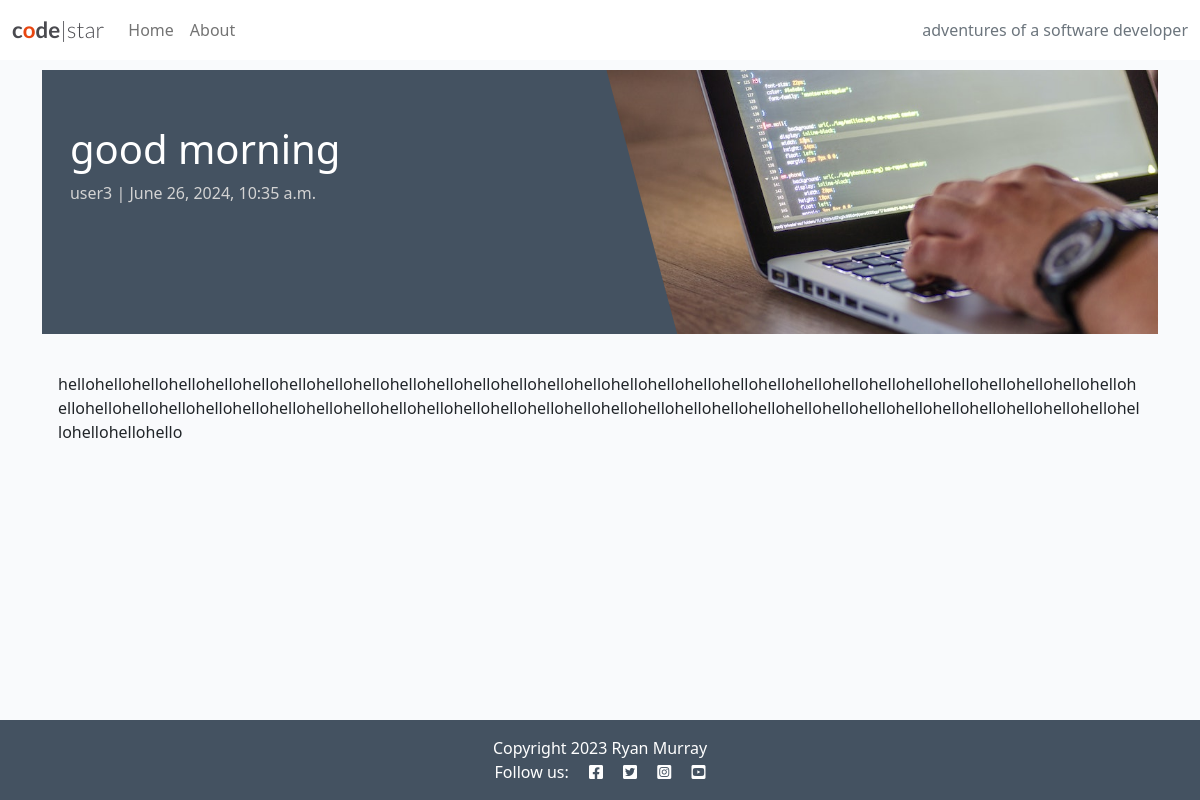
Page /goodmorning/ on the earlier database version.
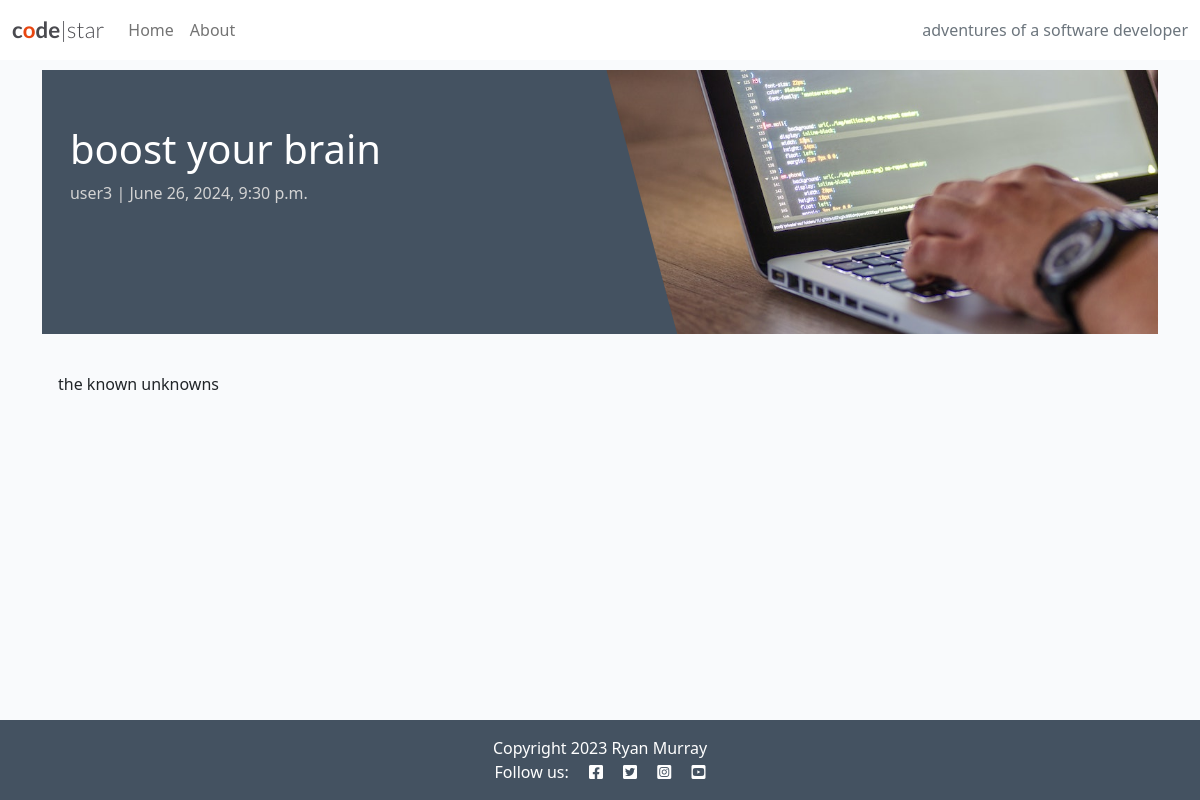
Same page on the later database version.
### blog/models.py (models this page shows, shortened)
class Post(models.Model):
    title = models.CharField(max_length=200, unique=True)
    slug = models.SlugField(max_length=200, unique=True)
    author = models.ForeignKey(
    User, on_delete=models.CASCADE, related_name="blog_posts"
)
    content = models.TextField()
    created_on = models.DateTimeField(auto_now_add=True)
    status = models.IntegerField(choices=STATUS, default=0)
    excerpt = models.TextField(blank=True)
    updated_on = models.DateTimeField(auto_now=True)
    class Meta:
       ordering = ["-created_on"]

### blog/views.py (the view)
# urls.py: path('<slug:slug>/', views.post_detail, name='post_detail'),
def post_detail(request, slug):
    queryset = Post.objects.filter(status=1)
    post = get_object_or_404(queryset, slug=slug)
    return render(
        request,
        "blog/post_detail.html",
        {"post": post},
    )

### blog/templates/blog/post_detail.html
{% extends 'base.html' %} {% block content %}
{% load static %}
<div class="masthead">
    <div class="container">
        <div class="row g-0">
            <div class="col-md-6 masthead-text">
                <h1 class="post-title">{{ post.title }}</h1>
                <p class="post-subtitle">{{ post.author }} | {{ post.created_on }}</p>
            </div>
            <div class="d-none d-md-block col-md-6 masthead-image">
                <img src="{% static 'images/default.jpg' %}" class="scale" alt="placeholder">
            </div>
        </div>
    </div>
</div>
<div class="container">
    <div class="row">
        <div class="col card mb-4  mt-3 left  top">
            <div class="card-body">
                <p class="card-text">
                    {{ post.content | safe }}
                </p>
            </div>
        </div>
    </div>
</div>
{% endblock content %}

Differences in the rows shown:
changed Post "user3": title "good morning" → "boost your brain"; created_on "June 26, 2024, 10:35 a.m." → "June 26, 2024, 9:30 p.m."; content "hellohellohellohellohellohellohellohellohellohellohellohellohellohellohellohellohellohellohellohellohellohellohellohellohellohellohellohellohellohellohellohellohellohellohellohellohellohellohellohellohellohellohellohellohellohellohellohellohellohellohellohellohellohellohellohellohellohellohellohellohellohello" → "the known unknowns"
